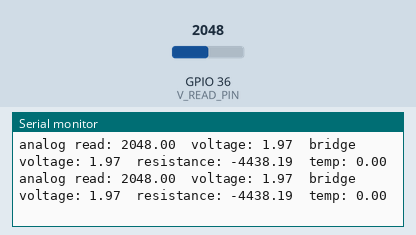
Simulated run of this sketch. Board: ESP32. Shown: the last lines printed to the serial monitor. The test bench sets the inputs (shaded band); at power-on: GPIO 36 (V_READ_PIN) = 2048.

Above: at 1.2 s.
1.3 s: GPIO 36 (V_READ_PIN) set to 1042
At 2.2 s:
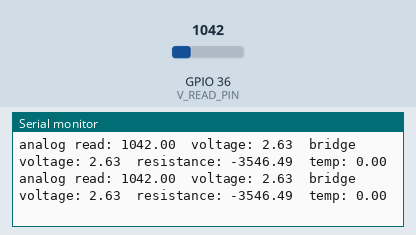
4.3 s: GPIO 36 (V_READ_PIN) set to 958
At 4.9 s:
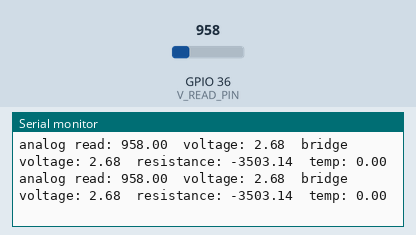
13.3 s: GPIO 36 (V_READ_PIN) set to 109
At 14.0 s:
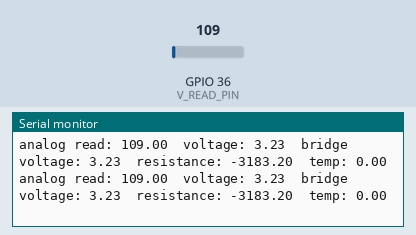
16.3 s: GPIO 36 (V_READ_PIN) set to 94
At 17.3 s:
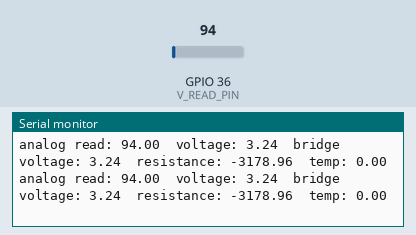
Timing chart, 0 to 19.3 s (numbered marks = the images above; inputs shaded):
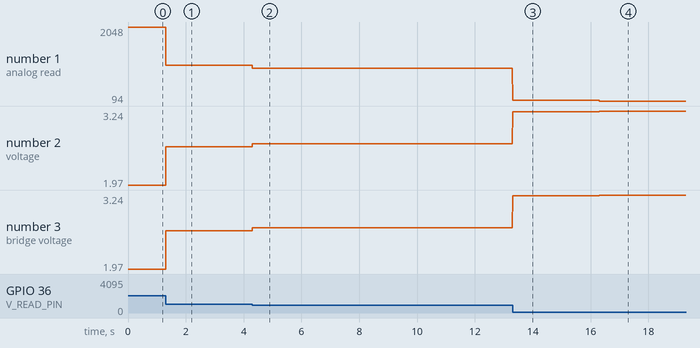

The sketch:

RTD_wstone.ino
```cpp
#include <Arduino.h>
#define V_READ_PIN 36
#define R_MIN 18 //resistance (Ohms) where bridge voltage = 0
#define R_REF 2200 //resistance of other two resistors in bridge
#define V_IN 3.3 //input voltage in mV
#define ALPHA 0.00385
#define R_0 100


float wstone_factor; //made this a thing to make calculations easier
float v_out; //in mV
float bridge_ref; //the voltage of the other side of the bridge (v_out must be this val to balance the bridge)
float bridge_voltage; //voltage diff across both sides of bridge
float read_value; //output of analog read
float r_rtd;
float temp;

void setup() {
  Serial.begin(115200);
  bridge_ref = (R_MIN / (R_MIN + R_REF)) * V_IN;
}

void loop() {
  read_value = analogRead(V_READ_PIN);
  v_out = 3.3 - ((read_value * 3.3) / 5100); //values for adafruit feather esp32

  bridge_voltage = v_out - bridge_ref;

  r_rtd = ( (R_REF*(R_MIN + R_REF)) / (R_REF - bridge_voltage*(R_MIN + R_REF)) ) - R_REF;


  Serial.print("analog read: ");
  Serial.print(read_value);
  Serial.print("  voltage: ");
  Serial.print(v_out);
  Serial.print("  bridge voltage: ");
  Serial.print(bridge_voltage);
  Serial.print("  resistance: ");
  Serial.print(r_rtd);
  Serial.print("  temp: ");
  Serial.println(temp);
}
```

Measured:
- after the input at 1.3 s, the serial monitor: prints a new line at once (image 1)
- after the input at 4.3 s, the serial monitor: prints a new line at once (image 2)
- after the input at 13.3 s, the serial monitor: prints a new line at once (image 3)
- after the input at 16.3 s, the serial monitor: prints a new line at once (image 4)
- plotted number 1: 2048 → 1042 after the input at 1.3 s, 1042 → 958 after the input at 4.3 s, 958 → 109 after the input at 13.3 s, 109 → 94 after the input at 16.3 s
- plotted number 2: 1.97 → 2.63 after the input at 1.3 s, 2.63 → 2.68 after the input at 4.3 s, 2.68 → 3.23 after the input at 13.3 s, 3.23 → 3.24 after the input at 16.3 s
- plotted number 3: 1.97 → 2.63 after the input at 1.3 s, 2.63 → 2.68 after the input at 4.3 s, 2.68 → 3.23 after the input at 13.3 s, 3.23 → 3.24 after the input at 16.3 s
